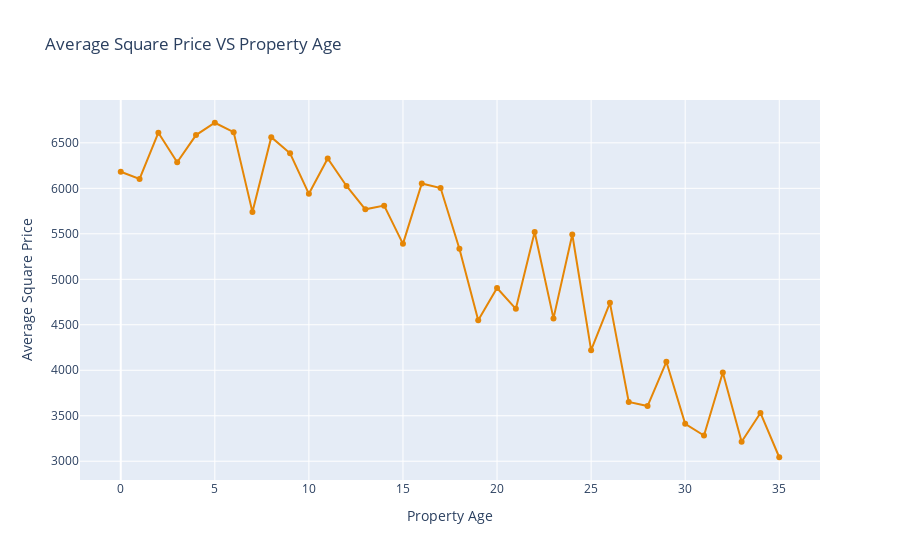

Here is the notebook cell this chart was saved with:
### Markdown cell above
## Average Square Price VS Property Age

### Code cell
df1 = df.copy()
mean = df1.groupby('propertyAge')['square price'].mean()
df2 = mean.reset_index()
df2['square price'] = df2['square price'].round(decimals=1)

fig = px.line(df2, x='propertyAge', y='square price', markers=True,title='Average Square Price VS Property Age',color_discrete_sequence=px.colors.qualitative.Vivid,labels={'square price':'Average Square Price', 'propertyAge':'Property Age'})
fig.show()

### Figure 1 — Plotly figure (JSON) as saved in the notebook; plotly's stock layout.template omitted (floating-point values rounded to 4 significant figures)
{"data": [{"hovertemplate": "Property Age=%{x}<br>Average Square Price=%{y}<extra></extra>", "legendgroup": "", "line": {"color": "rgb(229, 134, 6)", "dash": "solid"}, "marker": {"symbol": "circle"}, "mode": "lines+markers", "name": "", "orientation": "v", "showlegend": false, "type": "scatter", "x": [0, 1, 2, 3, 4, 5, 6, 7, 8, 9, 10, 11, 12, 13, 14, 15, 16, 17, 18, 19, 20, 21, 22, 23, 24, 25, 26, 27, 28, 29, 30, 31, 32, 33, 34, 35], "xaxis": "x", "y": [6182.0, 6104.0, 6611.0, 6287.0, 6585.0, 6721.0, 6618.0, 5740.0, 6563.0, 6384.0, 5940.0, 6329.0, 6026.0, 5770.0, 5810.0, 5390.0, 6054.0, 6003.0, 5335.0, 4550.0, 4905.0, 4676.0, 5520.0, 4570.0, 5492.0, 4221.0, 4741, 3651, 3606.0, 4093.0, 3412.0, 3282.0, 3976.0, 3214.0, 3531.0, 3044.0], "yaxis": "y"}], "layout": {"legend": {"tracegroupgap": 0}, "title": {"text": "Average Square Price VS Property Age"}, "xaxis": {"anchor": "y", "domain": [0, 1], "title": {"text": "Property Age"}}, "yaxis": {"anchor": "x", "domain": [0, 1], "title": {"text": "Average Square Price"}}}}
